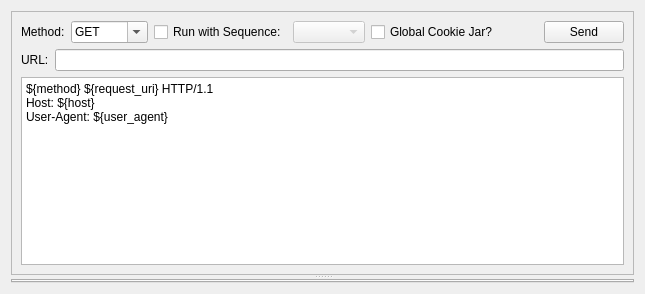
          <widget class="QWidget" name="tab_7">
           <attribute name="title">
            <string>Request</string>
           </attribute>
           <layout class="QVBoxLayout" name="verticalLayout_2">
            <item>
             <widget class="QSplitter" name="splitter_request_tab">
              <property name="orientation">
               <enum>Qt::Vertical</enum>
              </property>
              <widget class="QFrame" name="requestor_request_frame">
               <property name="frameShape">
                <enum>QFrame::StyledPanel</enum>
               </property>
               <property name="frameShadow">
                <enum>QFrame::Sunken</enum>
               </property>
               <layout class="QVBoxLayout" name="verticalLayout_requestor_request_frame">
                <item>
                 <layout class="QHBoxLayout" name="horizontalLayout_7">
                  <item>
                   <widget class="QLabel" name="label">
                    <property name="text">
                     <string>Method:</string>
                    </property>
                   </widget>
                  </item>
                  <item>
                   <widget class="QComboBox" name="requesterRequestMethod">
                    <property name="editable">
                     <bool>true</bool>
                    </property>
                    <item>
                     <property name="text">
                      <string>GET</string>
                     </property>
                    </item>
                    <item>
                     <property name="text">
                      <string>POST</string>
                     </property>
                    </item>
                    <item>
                     <property name="text">
                      <string>HEAD</string>
                     </property>
                    </item>
                    <item>
                     <property name="text">
                      <string>PUT</string>
                     </property>
                    </item>
                    <item>
                     <property name="text">
                      <string>DELETE</string>
                     </property>
                    </item>
                   </widget>
                  </item>
                  <item>
                   <widget class="QCheckBox" name="requesterSequenceCheckBox">
                    <property name="text">
                     <string>Run with Sequence:</string>
                    </property>
                   </widget>
                  </item>
                  <item>
                   <widget class="QComboBox" name="requesterSequenceComboBox">
                    <property name="enabled">
                     <bool>false</bool>
                    </property>
                    <property name="sizePolicy">
                     <sizepolicy hsizetype="MinimumExpanding" vsizetype="Fixed">
                      <horstretch>0</horstretch>
                      <verstretch>0</verstretch>
                     </sizepolicy>
                    </property>
                   </widget>
                  </item>
                  <item>
                   <widget class="QCheckBox" name="requesterUseGlobalCookieJar">
                    <property name="text">
                     <string>Global Cookie Jar?</string>
                    </property>
                    <property name="checked">
                     <bool>false</bool>
                    </property>
                   </widget>
                  </item>
                  <item>
                   <spacer name="horizontalSpacer_9">
                    <property name="orientation">
                     <enum>Qt::Horizontal</enum>
                    </property>
                    <property name="sizeHint" stdset="0">
                     <size>
                      <width>40</width>
                      <height>20</height>
                     </size>
                    </property>
                   </spacer>
                  </item>
                  <item>
                   <widget class="QPushButton" name="requesterSendButton">
                    <property name="text">
                     <string>Send</string>
                    </property>
                   </widget>
                  </item>
                 </layout>
                </item>
                <item>
                 <layout class="QHBoxLayout" name="horizontalLayout_requestUrlEdit">
                  <item>
                   <widget class="QLabel" name="label_requestUrlEdit">
                    <property name="text">
                     <string>URL:</string>
                    </property>
                   </widget>
                  </item>
                  <item>
                   <widget class="QLineEdit" name="requesterUrlEdit"/>
                  </item>
                 </layout>
                </item>
                <item>
                 <widget class="QPlainTextEdit" name="requesterTemplateEdit">
                  <property name="toolTip">
                   <string>Add method, headers, and associated data</string>
                  </property>
                  <property name="plainText">
                   <string>${method} ${request_uri} HTTP/1.1
Host: ${host}
User-Agent: ${user_agent}</string>
                  </property>
                 </widget>
                </item>
               </layout>
              </widget>
              <widget class="QWidget" name="layoutWidget">
               <layout class="QVBoxLayout" name="verticalLayout_12">
                <item>
                 <widget class="QTabWidget" name="reqRespTabWidget">
                  <property name="currentIndex">
                   <number>-1</number>
                  </property>
                 </widget>
                </item>
               </layout>
              </widget>
             </widget>
            </item>
           </layout>
          </widget>
